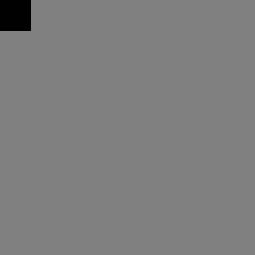
Frame 1 (no input)
Frame 60 (the mouse pressed at the canvas centre just before this capture): identical to frame 1, image omitted
Frame 120 (the mouse held since frame 60 and released just before this capture): identical to frame 1, image omitted

The Processing sketch that drew this single still picture (run headless with seeded random() and noise(); from frame 60 on, the mouse is pressed at the canvas centre):

// Processing sketch: processing_27220
// ── processing_27220.pde

PImage button;
int rectsize= 60;
color hitcolour = color(255,0,0);
void setup(){
 size(255,255); 
 loadPixels();
 nx=0;
 ny=0;
 scr=createImage(width,height,ARGB);
 rectMode(CENTER);
  button = createImage(rectsize,rectsize,ARGB);
 for (int i=0;i<button.pixels.length;i++){
  button.pixels[i]=hitcolour;
 } 
 imageMode(3);
}
boolean mouseup = true;
void mousePressed(){
   if(mouseup && is_hit ){
    offx=nx-mouseX;
    offy=ny-mouseY;
//    offx=offx/2;
//    offy=offy/2;
  }
  mouseup=false;
}
void mouseDragged(){
 if(get(mouseX,mouseY)==hitcolour)
 {is_hit=true; 
 }
 else
 {
  is_hit=false; 
 }
 
 if (is_hit && mouseup == false){
  nx=mouseX+offx;
 ny = mouseY+offy; 
 }
}
color nowcolor = 0;
boolean is_hit=false;
float nx,ny,offx,offy;
PImage scr;
void draw(){
  loadPixels();
background(128);
fill(1);
//scr=get();
//scr.copy(g,0,0,width,height,0,0,width,height);
imageMode(3);
 background(128);
image( button,nx,ny);
nowcolor = get(mouseX,mouseY);
if(mousePressed){
  
  updatenx();
}
rect(nx,ny,rectsize,rectsize); 
imageMode(1);
  //image(scr,0,0);
}

void updatenx(){
   if(get(mouseX,mouseY)==hitcolour)
 {is_hit=true; 
 }
 else
 {
  is_hit=false; 
 }
 
   if (is_hit && mouseup == false){
  nx=mouseX+offx;
 ny = mouseY+offy; 
 background(128);
 }
 
}               
